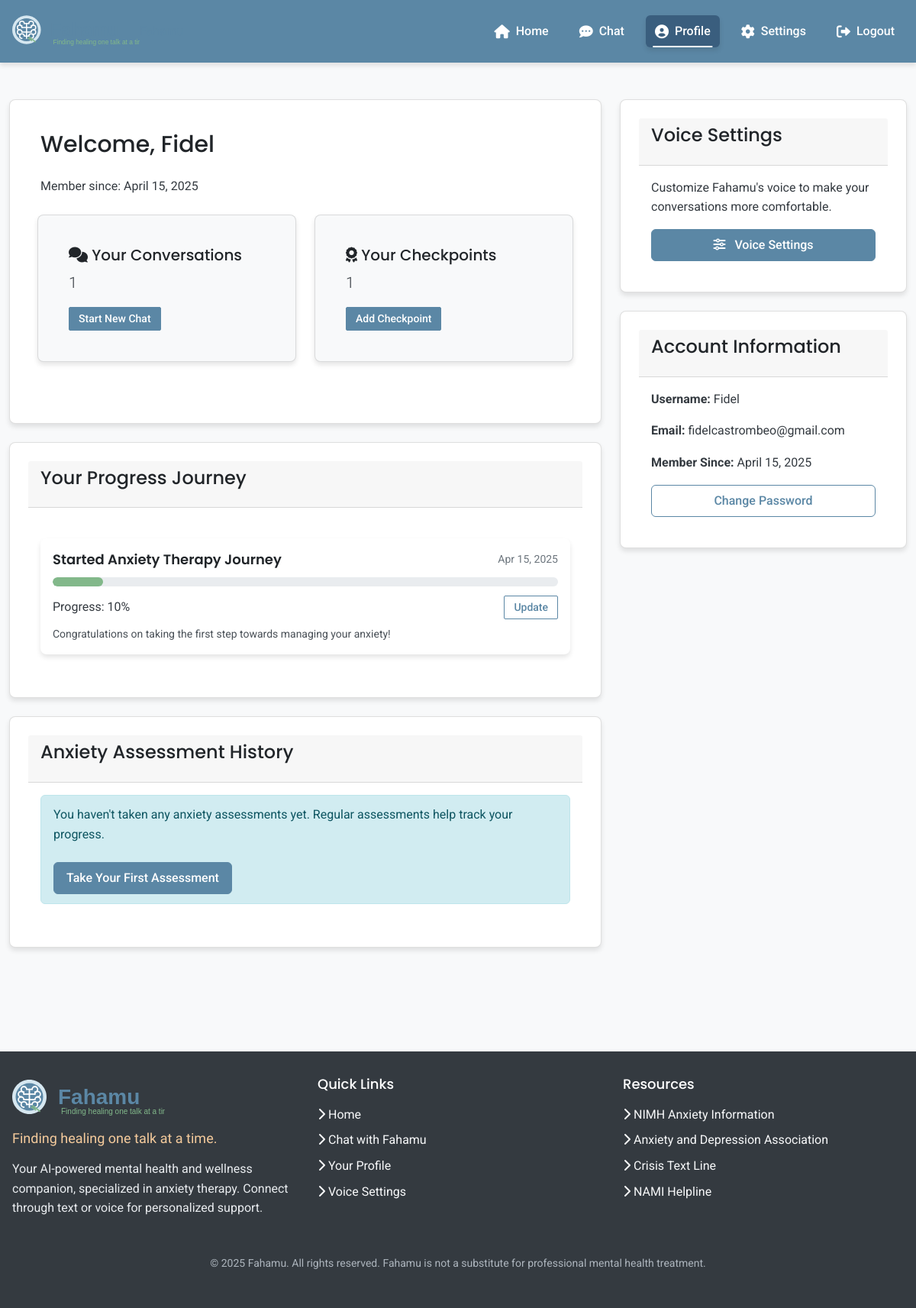
The page /profile (signed in) on the database its author committed.
### models.py (models this page shows)
class User(UserMixin, db.Model):
    id = db.Column(db.Integer, primary_key=True)
    username = db.Column(db.String(64), unique=True, nullable=False)
    email = db.Column(db.String(120), unique=True, nullable=False)
    password_hash = db.Column(db.String(256), nullable=False)
    is_admin = db.Column(db.Boolean, default=False, nullable=False)
    date_joined = db.Column(db.DateTime, default=datetime.utcnow, nullable=False)
    voice_preference = db.Column(db.String(20), default="female", nullable=False)  # male or female
    voice_pitch = db.Column(db.Float, default=1.0, nullable=False)  # 0.5 to 2.0
    voice_speed = db.Column(db.Float, default=1.0, nullable=False)  # 0.5 to 2.0
    chats = db.relationship('Chat', backref='user', lazy=True)
    checkpoints = db.relationship('Checkpoint', backref='user', lazy=True)

class Checkpoint(db.Model):
    id = db.Column(db.Integer, primary_key=True)
    user_id = db.Column(db.Integer, db.ForeignKey('user.id'), nullable=False)
    title = db.Column(db.String(128), nullable=False)
    description = db.Column(db.Text, nullable=True)
    progress = db.Column(db.Integer, default=0, nullable=False)  # 0-100 percentage
    timestamp = db.Column(db.DateTime, default=datetime.utcnow, nullable=False)

### routes.py (the view, shortened to what this page needs)
@app.route('/profile', methods=['GET', 'POST'])
@login_required
def profile():
    assessment_form = AnxietyAssessmentForm()
    checkpoint_form = CheckpointForm()
    checkpoints = Checkpoint.query.filter_by(user_id=current_user.id).order_by(Checkpoint.timestamp.desc()).all()
    assessments = AnxietyAssessment.query.filter_by(user_id=current_user.id).order_by(AnxietyAssessment.timestamp.desc()).all()
    return render_template('profile.html', title='Profile',
                          assessment_form=assessment_form,
                          checkpoint_form=checkpoint_form,
                          checkpoints=checkpoints,
                          assessments=assessments)

### models.py (called while the page is built)
@login_manager.user_loader
def load_user(user_id):
    return User.query.get(int(user_id))

### templates/profile.html (shortened to what this page needs)
{% extends "layout.html" %}
{% block content %}
<div class="row">
    <div class="col-lg-8">
        <div class="card mb-4">
            <div class="card-body">
                <h2>Welcome, {{ current_user.username }}</h2>
                <p>Member since: {{ current_user.date_joined.strftime('%B %d, %Y') }}</p>
                <div class="row mt-4">
                    <div class="col-md-6 mb-3">
                        <div class="card bg-light">
                            <div class="card-body">
                                <h5><i class="fas fa-comments"></i> Your Conversations</h5>
                                <p class="lead">{{ current_user.chats|length }}</p>
                                <a href="{{ url_for('chat') }}" class="btn btn-sm btn-primary">Start New Chat</a>
                            </div>
                        </div>
                    </div>
                    <div class="col-md-6 mb-3">
                        <div class="card bg-light">
                            <div class="card-body">
                                <h5><i class="fas fa-award"></i> Your Checkpoints</h5>
                                <p class="lead">{{ current_user.checkpoints|length }}</p>
                                <button type="button" class="btn btn-sm btn-primary" data-bs-toggle="modal" data-bs-target="#addCheckpointModal">
                                    Add Checkpoint
                                </button>
                            </div>
                        </div>
                    </div>
                </div>
            </div>
        </div>
        <div class="card mb-4">
            <div class="card-header">
                <h3>Your Progress Journey</h3>
            </div>
            <div class="card-body">
                {% if checkpoints %}
                    <div class="progress-container">
                        {% for checkpoint in checkpoints %}
                            <div class="progress-card">
                                <div class="progress-header">
                                    <h4 class="progress-title">{{ checkpoint.title }}</h4>
                                    <span class="progress-date">{{ checkpoint.timestamp.strftime('%b %d, %Y') }}</span>
                                </div>
                                <div class="progress-bar-container">
                                    <div class="progress-bar" style="width: {{ checkpoint.progress }}%;"></div>
                                </div>
                                <div class="d-flex justify-content-between align-items-center">
                                    <span>Progress: {{ checkpoint.progress }}%</span>
                                    <button class="btn btn-sm btn-outline" data-id="{{ checkpoint.id }}"
                                            data-bs-toggle="modal" data-bs-target="#updateCheckpointModal">
                                        Update
                                    </button>
                                </div>
                                {% if checkpoint.description %}
                                    <div class="progress-description mt-2">
                                        {{ checkpoint.description }}
                                    </div>
                                {% endif %}
                            </div>
                        {% endfor %}
                    </div>
                {% endif %}
            </div>
        </div>
        <div class="card mb-4">
            <div class="card-header">
                <h3>Anxiety Assessment History</h3>
            </div>
            <div class="card-body">
                {% if assessments %}
                    <div class="table-responsive">
                        <table class="table">
                            <thead>
                                <tr>
                                    <th>Date</th>
                                    <th>Score</th>
                                    <th>Severity Level</th>
                                </tr>
                            </thead>
                            <tbody>
                                {% for assessment in assessments %}
                                <tr>
                                    <td>{{ assessment.timestamp.strftime('%b %d, %Y') }}</td>
                                    <td>{{ assessment.score }}/21</td>
                                    <td>
                                        <span class="badge {% if assessment.severity == 'Minimal Anxiety' %}bg-success
                                                          {% elif assessment.severity == 'Mild Anxiety' %}bg-info
                                                          {% elif assessment.severity == 'Moderate Anxiety' %}bg-warning
                                                          {% elif assessment.severity == 'Severe Anxiety' %}bg-danger
                                                          {% endif %}">
                                            {{ assessment.severity }}
                                        </span>
                                    </td>
                                </tr>
                                {% endfor %}
                            </tbody>
                        </table>
                    </div>
                    <div class="mt-3">
                        <button class="btn btn-primary" data-bs-toggle="modal" data-bs-target="#assessmentModal">
                            Take New Assessment
                        </button>
                    </div>
                    <div class="mt-3">
                        <h4>Your Anxiety Trend</h4>
                        <canvas id="anxietyChart" width="400" height="200"></canvas>
                    </div>
                {% else %}
                    <div class="alert alert-info">
                        <p>You haven't taken any anxiety assessments yet. Regular assessments help track your progress.</p>
                        <button class="btn btn-primary mt-2" data-bs-toggle="modal" data-bs-target="#assessmentModal">
                            Take Your First Assessment
                        </button>
                    </div>
                {% endif %}
            </div>
        </div>
    </div>
    <div class="col-lg-4">
        <div class="card mb-4">
            <div class="card-header">
                <h3>Voice Settings</h3>
            </div>
            <div class="card-body">
                <p>Customize Fahamu's voice to make your conversations more comfortable.</p>
                <div class="d-grid">
                    <a href="{{ url_for('settings') }}" class="btn btn-primary">
                        <i class="fas fa-sliders-h me-2"></i> Voice Settings
                    </a>
                </div>
            </div>
        </div>
        <div class="card mb-4">
            <div class="card-header">
                <h3>Account Information</h3>
            </div>
            <div class="card-body">
                <div class="mb-3">
                    <strong>Username:</strong> {{ current_user.username }}
                </div>
                <div class="mb-3">
                    <strong>Email:</strong> {{ current_user.email }}
                </div>
                <div class="mb-3">
                    <strong>Member Since:</strong> {{ current_user.date_joined.strftime('%B %d, %Y') }}
                </div>
                <div class="d-grid gap-2">
                    <button class="btn btn-outline" data-bs-toggle="modal" data-bs-target="#changePasswordModal">
                        Change Password
                    </button>
                </div>
            </div>
        </div>
    </div>
</div>
{% endblock %}

### rows shown on the page
User: username "Fidel", date_joined "April 15, 2025", email "fidelcastrombeo@gmail.com"
Checkpoint: title "Started Anxiety Therapy Journey", timestamp "Apr 15, 2025", progress "10", description "Congratulations on taking the first step towards managing your anxiety!"

### other values the page prints
{{ current_user.chats|length }} "1"
{{ current_user.checkpoints|length }} "1"
